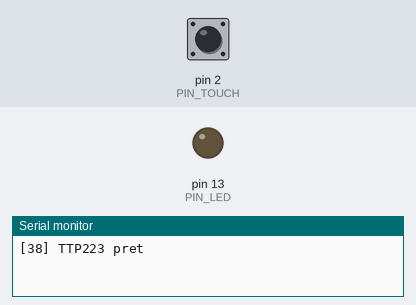
Recording of a sketch running on a simulated Arduino Uno, built with avr-gcc and run on an emulated ATmega328P. Shown: output pins drawn as LEDs (lit = HIGH), the last lines printed to the serial monitor. The test bench sets the inputs (shaded band); at power-on: pin 2 (PIN_TOUCH) LOW.

Above: at 1.2 s.
1.3 s: pin 2 (PIN_TOUCH) pulled HIGH for 0.15 s
At 2.5 s:
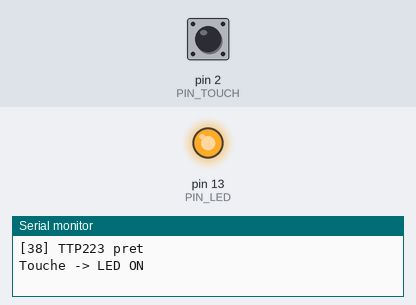
2.9 s: pin 2 (PIN_TOUCH) pulled HIGH for 1 s
At 3.9 s:
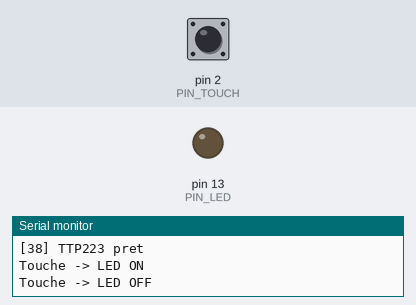
5.4 s: pin 2 (PIN_TOUCH) pulled HIGH for 3.2 s
At 5.9 s:
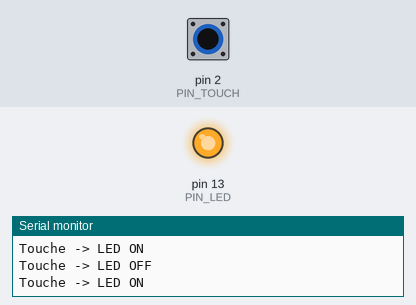
Timing chart, 0 to 8.4 s (numbered marks = the images above; inputs shaded):
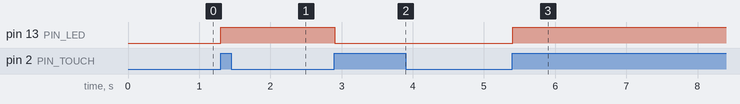

The sketch:

38_TTP223_Tactile.ino
```cpp
/*
 * =====================================================================
 *  Arduino Lab Nexus v6.1.0 STABLE  -  TTP223 Tactile
 * =====================================================================
 *  Explication : Utilise un capteur tactile capacitif TTP223 comme interrupteur marche/arrêt.
 *  Carte       : Arduino UNO / Nano (ATmega328P) - compatible Mega
 *  Moniteur    : 9600 bauds
 *
 *  Câblage :
 *   Arduino 5V     -> TTP223 VCC
 *   Arduino GND    -> TTP223 GND
 *   Arduino D2     -> TTP223 I/O
 *
 *  Bibliothèques requises (arduino-cli lib install "...") : aucune
 * =====================================================================
 */
// @libs:

// Broches
const uint8_t PIN_TOUCH = 2;
const uint8_t PIN_LED   = 13;

bool ledAllumee = false;
int etatPrecedent = LOW;

void setup() {
  pinMode(PIN_TOUCH, INPUT);
  pinMode(PIN_LED, OUTPUT);
  Serial.begin(9600);
  Serial.println(F("[38] TTP223 pret"));
}

void loop() {
  int etat = digitalRead(PIN_TOUCH);   // HIGH quand on touche
  // À chaque nouveau toucher, on inverse la LED
  if (etat == HIGH && etatPrecedent == LOW) {
    ledAllumee = !ledAllumee;
    digitalWrite(PIN_LED, ledAllumee ? HIGH : LOW);
    Serial.println(ledAllumee ? F("Touche -> LED ON") : F("Touche -> LED OFF"));
  }
  etatPrecedent = etat;
  delay(20);
}
```

Measured:
- after the input at 1.3 s, pin 13 (PIN_LED): LOW → HIGH at once
- after the input at 2.9 s, pin 13 (PIN_LED): HIGH → LOW at once
- after the input at 5.4 s, pin 13 (PIN_LED): LOW → HIGH at once
